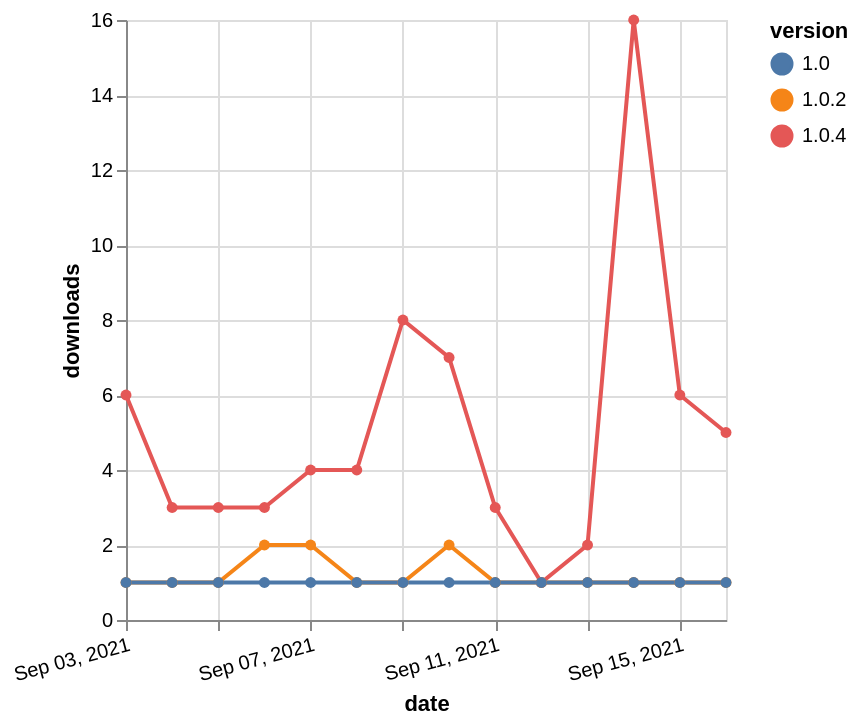

The Vega-Lite source for this figure:
### Vega-Lite specification from a JSON file in a GitHub repository (floating-point values rounded to 4 significant figures)
{"$schema": "https://vega.github.io/schema/vega-lite/v5.json", "description": "A simple bar chart with embedded data.", "data": {"values": [{"date": "2021-09-03", "total": 79, "delta": 6, "version": "1.0.4"}, {"date": "2021-09-04", "total": 82, "delta": 3, "version": "1.0.4"}, {"date": "2021-09-05", "total": 85, "delta": 3, "version": "1.0.4"}, {"date": "2021-09-06", "total": 88, "delta": 3, "version": "1.0.4"}, {"date": "2021-09-07", "total": 92, "delta": 4, "version": "1.0.4"}, {"date": "2021-09-08", "total": 96, "delta": 4, "version": "1.0.4"}, {"date": "2021-09-09", "total": 104, "delta": 8, "version": "1.0.4"}, {"date": "2021-09-10", "total": 111, "delta": 7, "version": "1.0.4"}, {"date": "2021-09-11", "total": 114, "delta": 3, "version": "1.0.4"}, {"date": "2021-09-12", "total": 115, "delta": 1, "version": "1.0.4"}, {"date": "2021-09-13", "total": 117, "delta": 2, "version": "1.0.4"}, {"date": "2021-09-14", "total": 133, "delta": 16, "version": "1.0.4"}, {"date": "2021-09-15", "total": 139, "delta": 6, "version": "1.0.4"}, {"date": "2021-09-16", "total": 144, "delta": 5, "version": "1.0.4"}, {"date": "2021-09-03", "total": 1517, "delta": 1, "version": "1.0.2"}, {"date": "2021-09-04", "total": 1518, "delta": 1, "version": "1.0.2"}, {"date": "2021-09-05", "total": 1519, "delta": 1, "version": "1.0.2"}, {"date": "2021-09-06", "total": 1521, "delta": 2, "version": "1.0.2"}, {"date": "2021-09-07", "total": 1523, "delta": 2, "version": "1.0.2"}, {"date": "2021-09-08", "total": 1524, "delta": 1, "version": "1.0.2"}, {"date": "2021-09-09", "total": 1525, "delta": 1, "version": "1.0.2"}, {"date": "2021-09-10", "total": 1527, "delta": 2, "version": "1.0.2"}, {"date": "2021-09-11", "total": 1528, "delta": 1, "version": "1.0.2"}, {"date": "2021-09-12", "total": 1529, "delta": 1, "version": "1.0.2"}, {"date": "2021-09-13", "total": 1530, "delta": 1, "version": "1.0.2"}, {"date": "2021-09-14", "total": 1531, "delta": 1, "version": "1.0.2"}, {"date": "2021-09-15", "total": 1532, "delta": 1, "version": "1.0.2"}, {"date": "2021-09-16", "total": 1533, "delta": 1, "version": "1.0.2"}, {"date": "2021-09-03", "total": 456, "delta": 1, "version": "1.0"}, {"date": "2021-09-04", "total": 457, "delta": 1, "version": "1.0"}, {"date": "2021-09-05", "total": 458, "delta": 1, "version": "1.0"}, {"date": "2021-09-06", "total": 459, "delta": 1, "version": "1.0"}, {"date": "2021-09-07", "total": 460, "delta": 1, "version": "1.0"}, {"date": "2021-09-08", "total": 461, "delta": 1, "version": "1.0"}, {"date": "2021-09-09", "total": 462, "delta": 1, "version": "1.0"}, {"date": "2021-09-10", "total": 463, "delta": 1, "version": "1.0"}, {"date": "2021-09-11", "total": 464, "delta": 1, "version": "1.0"}, {"date": "2021-09-12", "total": 465, "delta": 1, "version": "1.0"}, {"date": "2021-09-13", "total": 466, "delta": 1, "version": "1.0"}, {"date": "2021-09-14", "total": 467, "delta": 1, "version": "1.0"}, {"date": "2021-09-15", "total": 468, "delta": 1, "version": "1.0"}, {"date": "2021-09-16", "total": 469, "delta": 1, "version": "1.0"}]}, "width": "container", "mark": {"type": "line", "point": {"filled": true}}, "encoding": {"x": {"field": "date", "type": "temporal", "timeUnit": "yearmonthdate", "title": "date", "axis": {"labelAngle": -15}}, "y": {"field": "delta", "type": "quantitative", "title": "downloads"}, "color": {"field": "version", "type": "nominal"}, "tooltip": {"field": "delta"}}}
